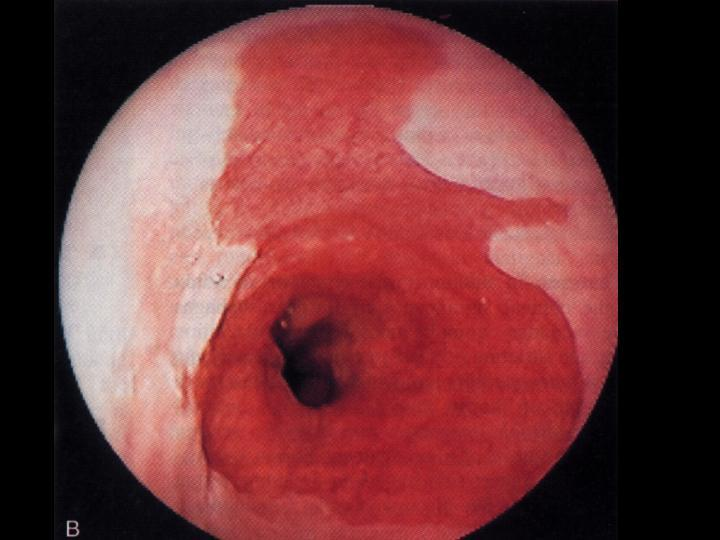
%> input picture 22.jpg, 720 x 540 px
$ octave try1.m   (GNU Octave 9; MATLAB toolbox functions it lacks are replaced by stand-ins)
%> lines starting %> are read from the running program, lines starting %| are printed output that depends on the picture; in (x1, y1, x2, y2) boxes, pixels count from 0 and x2, y2 are one past the last pixel; in counts of white or black regions, pixels touching at a corner belong together; the program's own positions count from 1
clc;
close all;

% Read standard MATLAB demo image.
rgbImage = imread('22.jpg');
%> rgbImage is the input picture: size 540x720x3 uint8; mean R, G, B 113.6, 55.6, 57.5

% Display the original image.
subplot(3, 4, 1);
imshow(rgbImage);
title('Original RGB Image');

% Maximize figure.
set(gcf, 'Position', get(0, 'ScreenSize'));

% Split the original image into color bands.
redBand = rgbImage(:,:, 1);
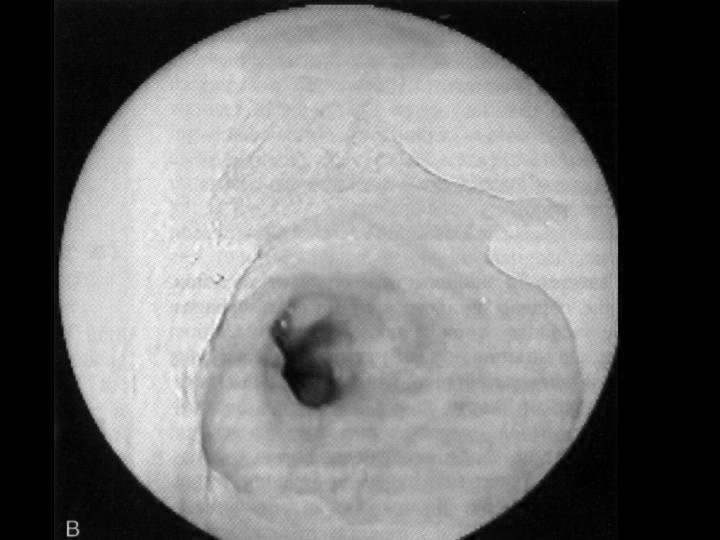
%> redBand: size 540x720 uint8; min 0, max 255, mean 113.6
greenBand = rgbImage(:,:, 2);
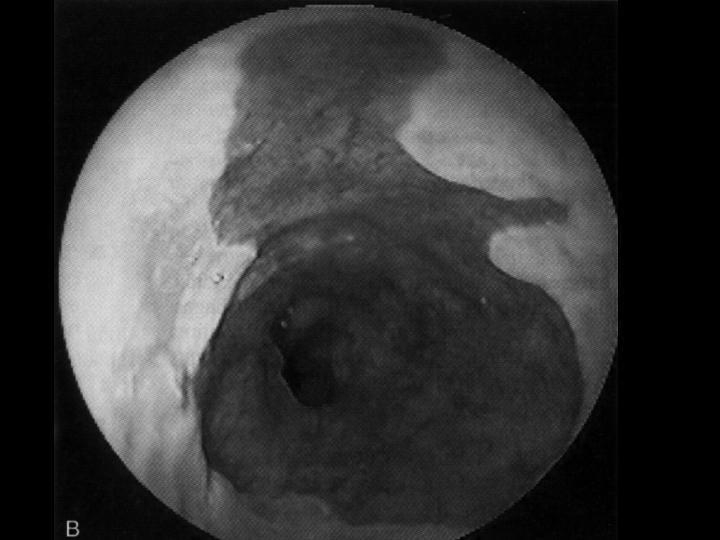
%> greenBand: size 540x720 uint8; min 0, max 222, mean 55.6
blueBand = rgbImage(:,:, 3);

% Display them.
subplot(3, 4, 2);
imshow(redBand);
title('Red band');
subplot(3, 4, 3);
imshow(greenBand);
title('Green band');
subplot(3, 4, 4);
imshow(blueBand);
title('Blue Band');

% Threshold each color band.
redthreshold = 68;
greenThreshold = 70;
blueThreshold = 72;
redMask = (redBand > redthreshold);
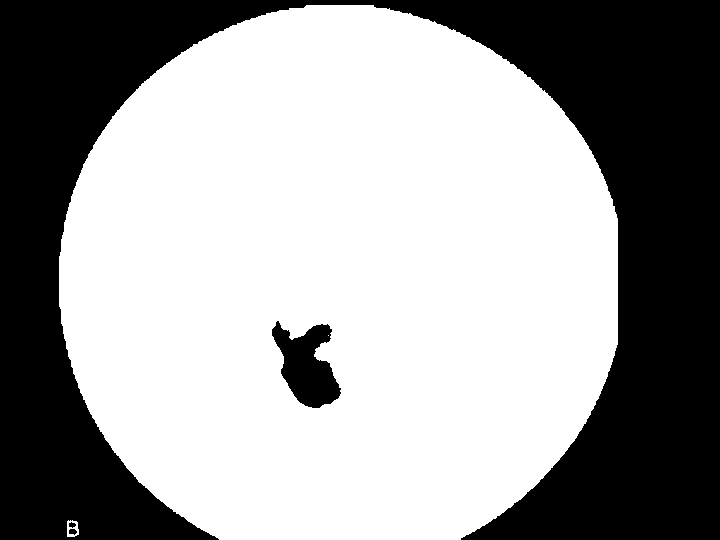
%> redMask: size 540x720 logical; 62% white; 4 black regions, box (x1, y1, x2, y2) and area: (0, 0, 720, 540) 144273, (272, 321, 341, 408) 3478, (69, 529, 77, 535) 36, (69, 522, 76, 528) 28
greenMask = (greenBand < greenThreshold);
%> greenMask: size 540x720 logical; 70.9% white; 449 black regions (434 under 20 px), largest, box (x1, y1, x2, y2) and area: (59, 5, 617, 530) 110375, (282, 226, 326, 262) 637, (456, 195, 487, 217) 200
blueMask = (blueBand < blueThreshold);
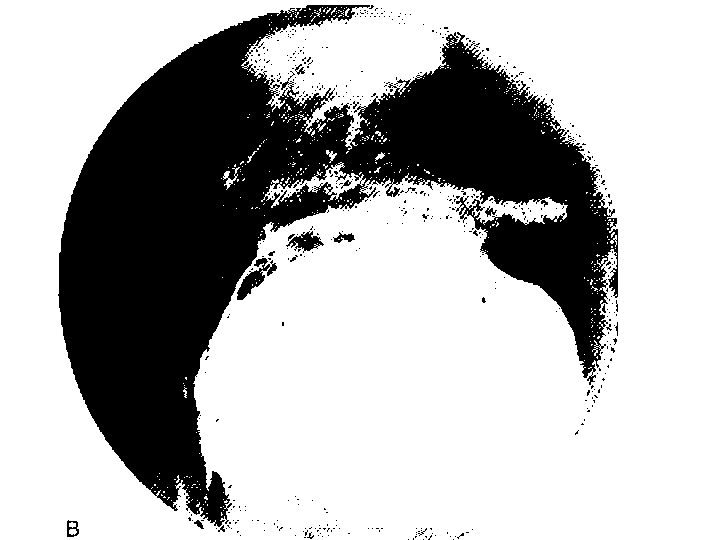
%> blueMask: size 540x720 logical; 70.5% white; 513 black regions (496 under 20 px), largest, box (x1, y1, x2, y2) and area: (58, 5, 618, 527) 111887, (237, 258, 277, 300) 590, (286, 231, 324, 253) 374

% Display them.
subplot(3, 4, 6);
imshow(redMask, []);
title('Red Mask');
subplot(3, 4, 7);
imshow(greenMask, []);
title('Green Mask');
subplot(3, 4, 8);
imshow(blueMask, []);
title('Blue Mask');

% Combine the masks to find where all 3 are "true."
redObjectsMask = uint8(redMask & greenMask & blueMask);
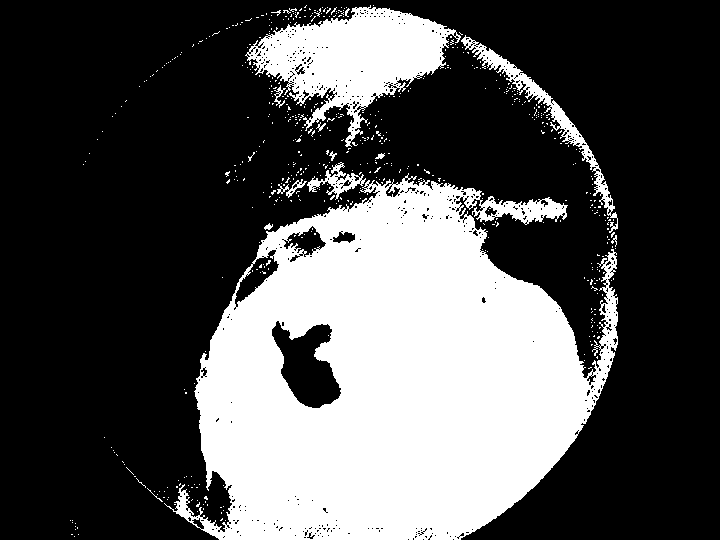
%> redObjectsMask: size 540x720 uint8; values 0 (black) and 1 (white), 31.8% white; 564 white regions (551 under 20 px), largest, box (x1, y1, x2, y2) and area: (164, 173, 618, 540) 105136, (245, 5, 461, 147) 13481, (461, 35, 618, 233) 2484
subplot(3, 4, 9);
imshow(redObjectsMask, []);
title('Red Objects Mask');
maskedrgbImage = uint8(zeros(size(redObjectsMask))); % Initialize
maskedrgbImage(:,:,1) = rgbImage(:,:,1) .* redObjectsMask;
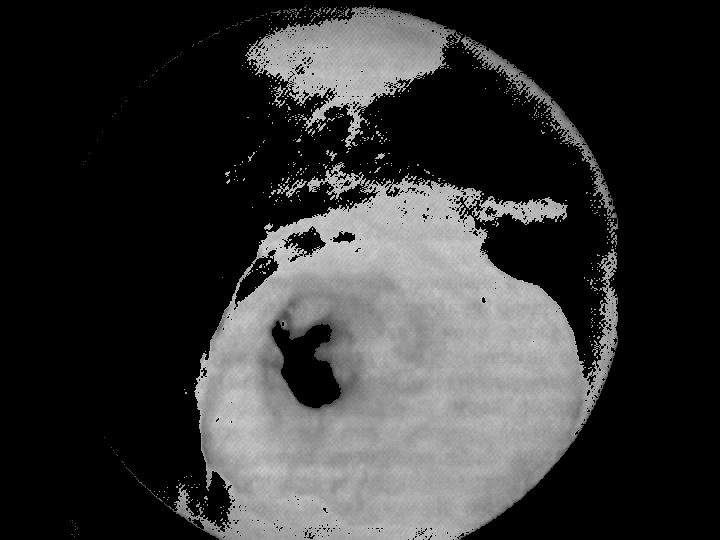
%> maskedrgbImage: size 540x720 uint8; min 0, max 210, mean 51.9
maskedrgbImage(:,:,2) = rgbImage(:,:,2) .* redObjectsMask;
maskedrgbImage(:,:,3) = rgbImage(:,:,3) .* redObjectsMask;
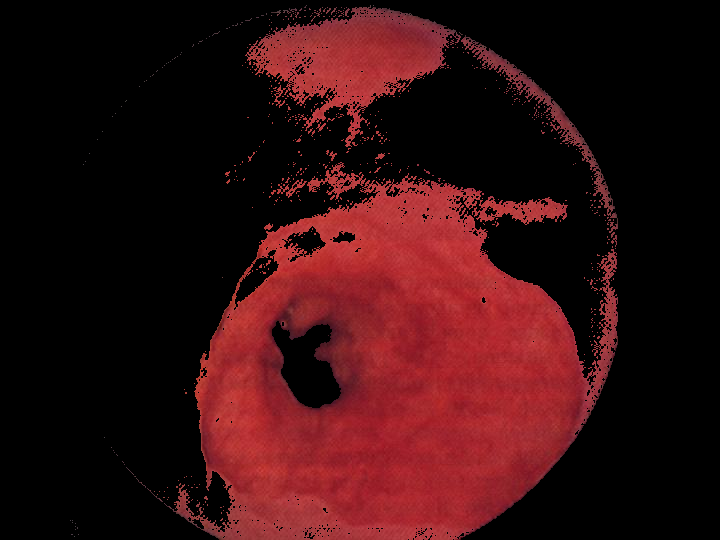
%> maskedrgbImage: size 540x720x3 uint8; mean R, G, B 51.9, 14.3, 16
subplot(3, 4, 10);
imshow(maskedrgbImage);
title('Detected Red Spot');

$ run again, with 2.jpg copied over 22.jpg
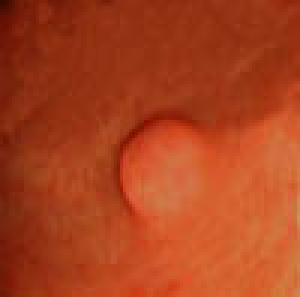
%> input picture 2.jpg, 100 x 99 px (shown 3 times larger)
%> rgbImage is the input picture: size 99x100x3 uint8; mean R, G, B 171.5, 66.3, 30
%> `redMask = (redBand > redthreshold);`:
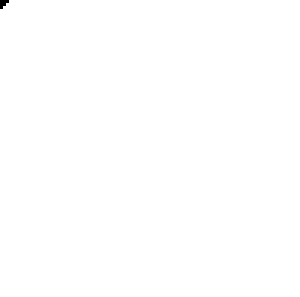
%> redMask: size 99x100 logical (shown 3 times larger); 99.9% white; 1 black region (1 under 20 px)
%> greenMask: size 99x100 logical; 62.3% white; 6 black regions (5 under 20 px), largest, box (x1, y1, x2, y2) and area: (13, 30, 100, 99) 3720
%> blueMask: size 99x100 logical; 99.7% white; black in thin lines or dots, all inside (x1, y1, x2, y2) = (56, 60, 100, 99)
%> `maskedrgbImage(:,:,3) = rgbImage(:,:,3) .* redObjectsMask;`:
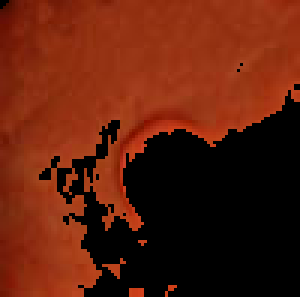
%> maskedrgbImage: size 99x100x3 uint8 (shown 3 times larger); mean R, G, B 93.6, 31.2, 12.1

$ run again, with 1477-7819-10-133-1.jpg copied over 22.jpg
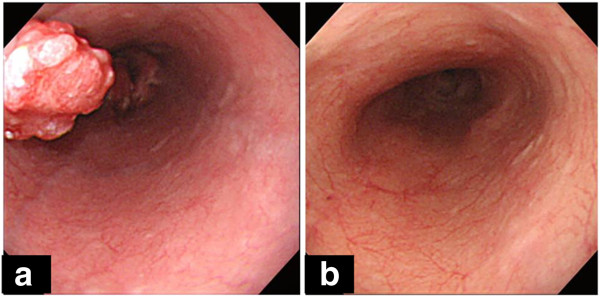
%> input picture 1477-7819-10-133-1.jpg, 600 x 297 px
%> rgbImage is the input picture: size 297x600x3 uint8; mean R, G, B 172.8, 100, 89.7
%> `redMask = (redBand > redthreshold);`:
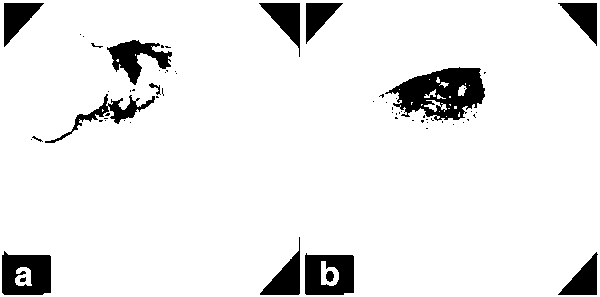
%> redMask: size 297x600 logical; 92% white; 63 black regions (47 under 20 px), largest, box (x1, y1, x2, y2) and area: (385, 67, 485, 121) 3129, (2, 251, 51, 295) 1703, (305, 253, 354, 295) 1605
%> greenMask: size 297x600 logical; 30.8% white; 148 white regions (125 under 20 px), largest, box (x1, y1, x2, y2) and area: (4, 9, 232, 201) 22911, (339, 27, 551, 202) 21738, (253, 3, 300, 295) 2180
%> blueMask: size 297x600 logical; 38.2% white; 238 white regions (207 under 20 px), largest, box (x1, y1, x2, y2) and area: (317, 19, 561, 219) 29896, (4, 3, 235, 205) 26893, (253, 3, 300, 295) 2183
%> redObjectsMask: size 297x600 uint8; values 0 (black) and 1 (white), 22.7% white; 201 white regions (182 under 20 px), largest, box (x1, y1, x2, y2) and area: (4, 9, 232, 201) 20492, (339, 27, 551, 202) 18201, (299, 57, 300, 237) 180
%> `maskedrgbImage(:,:,3) = rgbImage(:,:,3) .* redObjectsMask;`:
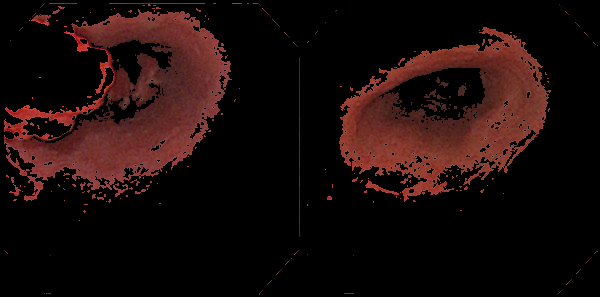
%> maskedrgbImage: size 297x600x3 uint8; mean R, G, B 26.7, 11.4, 10

$ run again, with Bleeding.jpg copied over 22.jpg
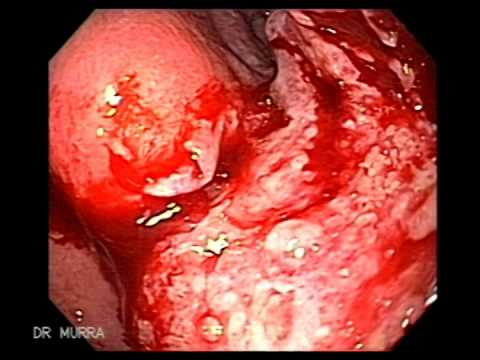
%> input picture Bleeding.jpg, 480 x 360 px
%> rgbImage is the input picture: size 360x480x3 uint8; mean R, G, B 152.6, 65.5, 57.2
%> redMask: size 360x480 logical; 73.5% white; 41 black regions (38 under 20 px), largest, box (x1, y1, x2, y2) and area: (0, 0, 480, 360) 45616, (267, 59, 277, 81) 88, (36, 329, 40, 336) 22
%> greenMask: size 360x480 logical; 57.2% white; 144 black regions (97 under 20 px), largest, box (x1, y1, x2, y2) and area: (144, 50, 437, 352) 42334, (49, 9, 239, 197) 23070, (49, 240, 108, 321) 1847
%> blueMask: size 360x480 logical; 62.3% white; 196 black regions (145 under 20 px), largest, box (x1, y1, x2, y2) and area: (158, 50, 437, 352) 38345, (49, 9, 224, 197) 19780, (300, 38, 381, 101) 1390
%> redObjectsMask: size 360x480 uint8; values 0 (black) and 1 (white), 30.6% white; 201 white regions (164 under 20 px), largest, box (x1, y1, x2, y2) and area: (48, 9, 438, 352) 45259, (310, 220, 438, 352) 4505, (407, 173, 438, 217) 350
%> `maskedrgbImage(:,:,3) = rgbImage(:,:,3) .* redObjectsMask;`:
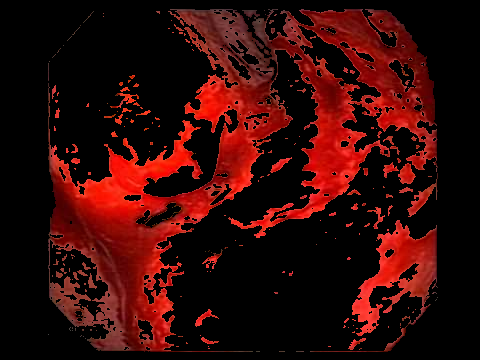
%> maskedrgbImage: size 360x480x3 uint8; mean R, G, B 50.7, 8.9, 6.8
